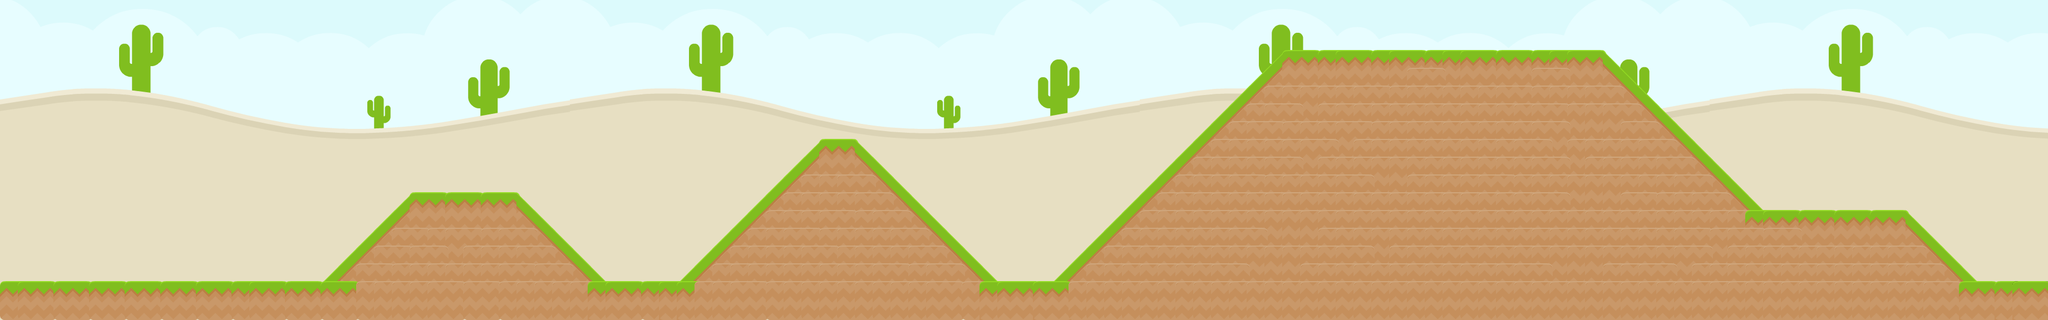

Rendered tile map (Tiled .tmx) drawn with the repository's tilesets; below, a short description and the map source with its tile grids summarised:
An orthogonal 115x18 tile map with 32x32 px tiles, 2 tile layers (Background, Platform), 2 tilesets and 871 objects (830x track, 24x coin, 11x wall, 3x question, player, ...).

<map version="1.0" tiledversion="2018.07.13" orientation="orthogonal" renderorder="right-down" width="115" height="18" tilewidth="32" tileheight="32" infinite="0" nextlayerid="4" nextobjectid="1563">
 <tileset firstgid="1" source="Grass Ground.tsx" />
 <tileset firstgid="37" source="colored_desert_small.tsx" />
 <layer id="3" name="Background" width="115" height="18">
  <data>[2070 cells, 2070 non-empty, 576 distinct tile ids]</data>
 </layer>
 <layer id="1" name="Platform" width="115" height="18">
  <data>[2070 cells, 519 non-empty, 6 distinct tile ids]</data>
 </layer>
 <objectgroup id="2" name="obstacles">
  <object id="1" name="player" x="98" y="451" width="52" height="48" />
  <object id="2" name="wall" x="1" y="516" width="635" height="55" />
  <object id="4" name="endWall" x="3684" y="0" width="82" height="531" />
  <object id="6" name="wall" x="739" y="354" width="188" height="51" />
  <object id="7" name="wall" x="1060" y="517" width="188" height="51" />
  <object id="8" name="wall" x="1745" y="512" width="188" height="51" />
  <object id="9" name="wall" x="2304" y="100" width="579" height="56" />
  <object id="10" name="wall" x="3167" y="384" width="254" height="47" />
  <object id="11" name="wall" x="3529" y="519" width="155" height="49" />
  <object id="12" name="wall" x="1471" y="258" width="63" height="32" />
  <object id="13" name="wall" x="-59" y="0" width="63" height="571" />
  <object id="238" name="track" x="1470" y="264" width="2" height="2" />
  <object id="239" name="track" x="1468" y="266" width="2" height="2" />
  <object id="240" name="track" x="1467" y="268" width="2" height="2" />
  <object id="241" name="track" x="1464" y="272" width="3" height="3" />
  <object id="242" name="track" x="1463" y="275" width="2" height="2" />
  <object id="243" name="track" x="1461" y="277" width="2" height="2" />
  <object id="244" name="track" x="1459" y="279" width="2" height="2" />
  <object id="245" name="track" x="1457" y="281" width="2" height="2" />
  </objectgroup>
</map>
<!-- 852 of 871 objects omitted -->
